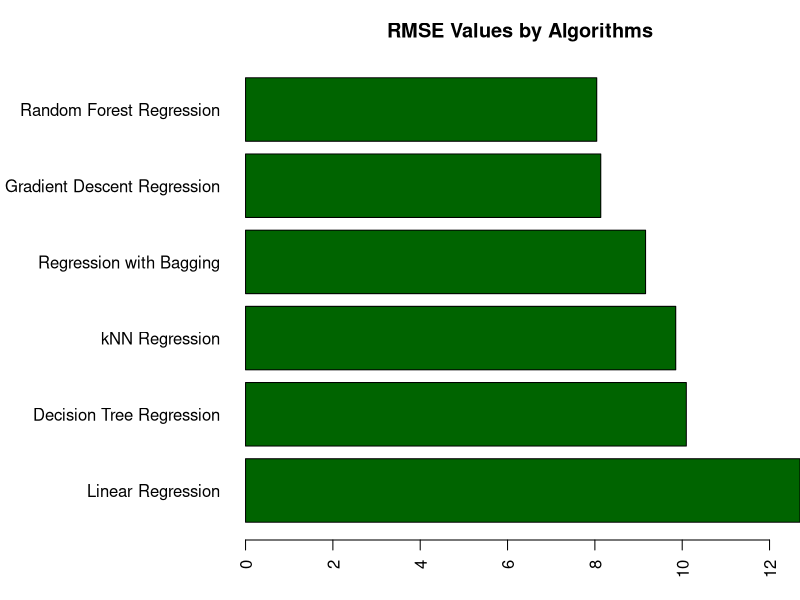
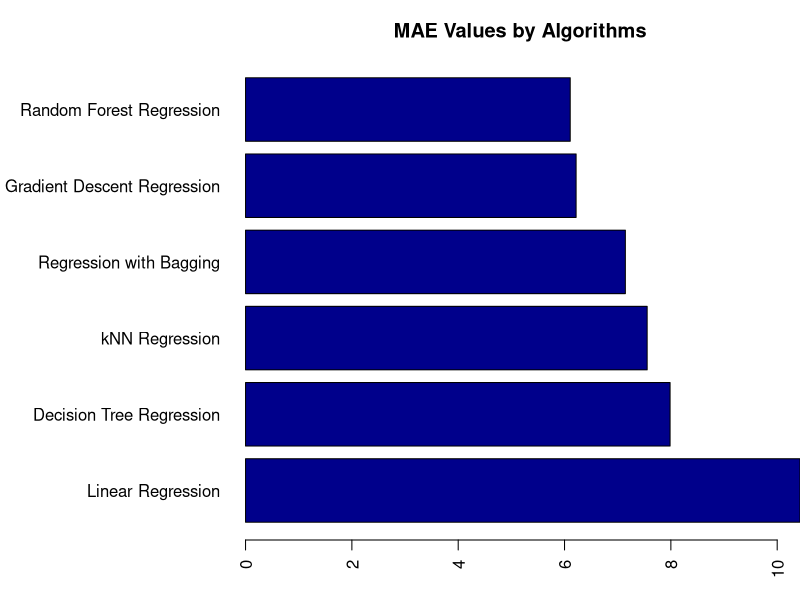
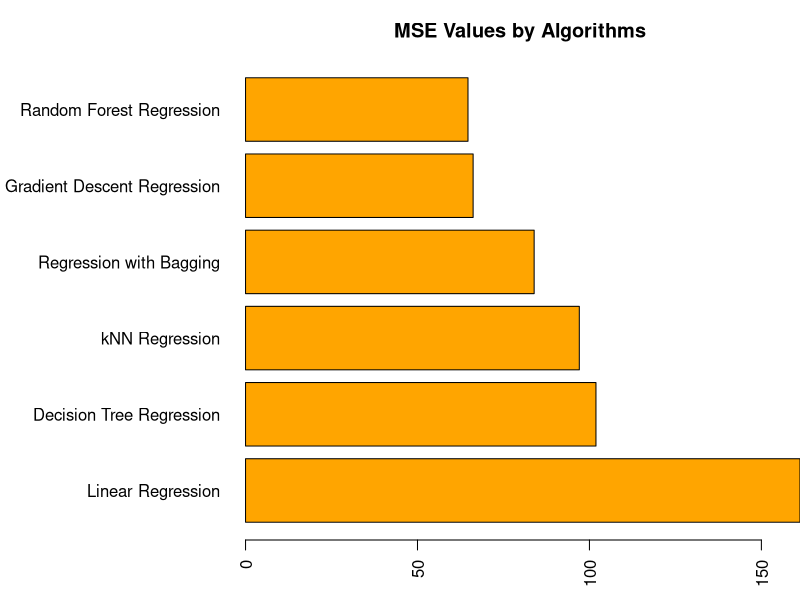

These charts were generated, in order, by the following R code:
## ---- chunk 1
# Load libraries
library(knitr)
## ---- chunk 2
# Read the results
df <- read.csv("./../data/regression_data/output/result.csv")

df$MSE <- (df$RMSE)^2

kable(df)
## ---- chunk 3
rmse.df<- df[order(df$RMSE, decreasing = TRUE),]
par(mar=c(3,12,3,0))
acc.barplot <- barplot(rmse.df$RMSE, names.arg = rmse.df$Algorithm, las=2, col="darkgreen", horiz = TRUE, main="RMSE Values by Algorithms")
## ---- chunk 4
mae.df<- df[order(df$MAE, decreasing = TRUE),]
par(mar=c(3,12,3,0))
mae.barplot <- barplot(mae.df$MAE, names.arg = mae.df$Algorithm, las=2, col="darkblue", horiz = TRUE, main="MAE Values by Algorithms")
## ---- chunk 5
mse.df<- df[order(df$MSE, decreasing = TRUE),]
par(mar=c(3,12,3,0))
mse.barplot <- barplot(mse.df$MSE, names.arg = mse.df$Algorithm, las=2, col="orange", horiz = TRUE, main="MSE Values by Algorithms")
